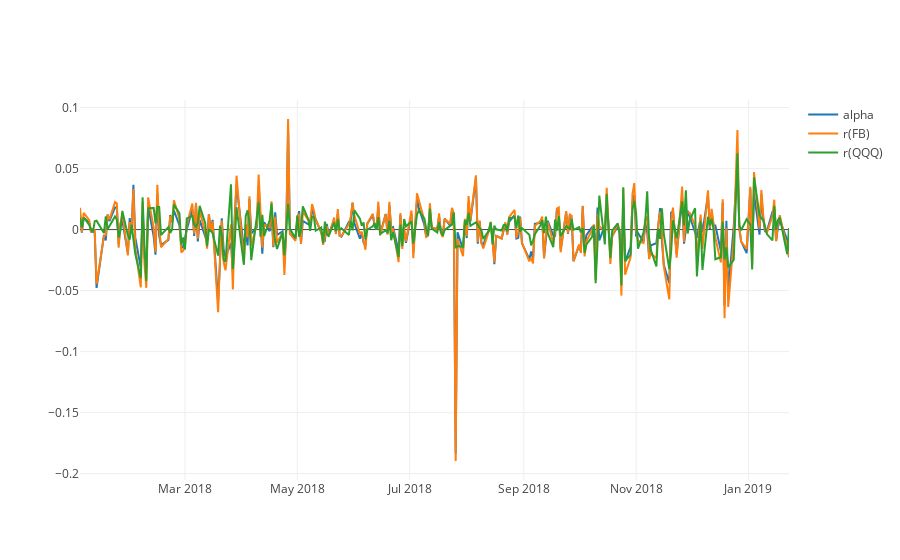

This figure's notebook cell:
### Code cell
plotly_data = [go.Scatter(x = plot_df.index, y = plot_df['alpha'], name = 'alpha'), 
               go.Scatter(x = plot_df.index, y = plot_df['r(FB)'], name = 'r(FB)'),
               go.Scatter(x = plot_df.index, y = plot_df['r(QQQ)'],name = 'r(QQQ)')
              ]
iplot(plotly_data)

### Figure 1 — Plotly figure (JSON) as saved in the notebook; plotly's stock layout.template omitted (floating-point values rounded to 4 significant figures; data arrays with more than 128 entries replaced by an {"elided": "..."} marker saying what was removed)
{"data": [{"name": "alpha", "type": "scatter", "uid": "f81dcc40-fb55-479b-a5f8-78f8c32e0a6f", "x": {"elided": "265 str values"}, "y": {"elided": "265 float values"}}, {"name": "r(FB)", "type": "scatter", "uid": "f8482ed5-37e5-4c3e-90a6-70e15ee26660", "x": {"elided": "265 str values"}, "y": {"elided": "265 float values"}}, {"name": "r(QQQ)", "type": "scatter", "uid": "2d2548c0-e94a-4fea-9989-d10e6d860cfb", "x": {"elided": "265 str values"}, "y": {"elided": "265 float values"}}], "layout": {}}
